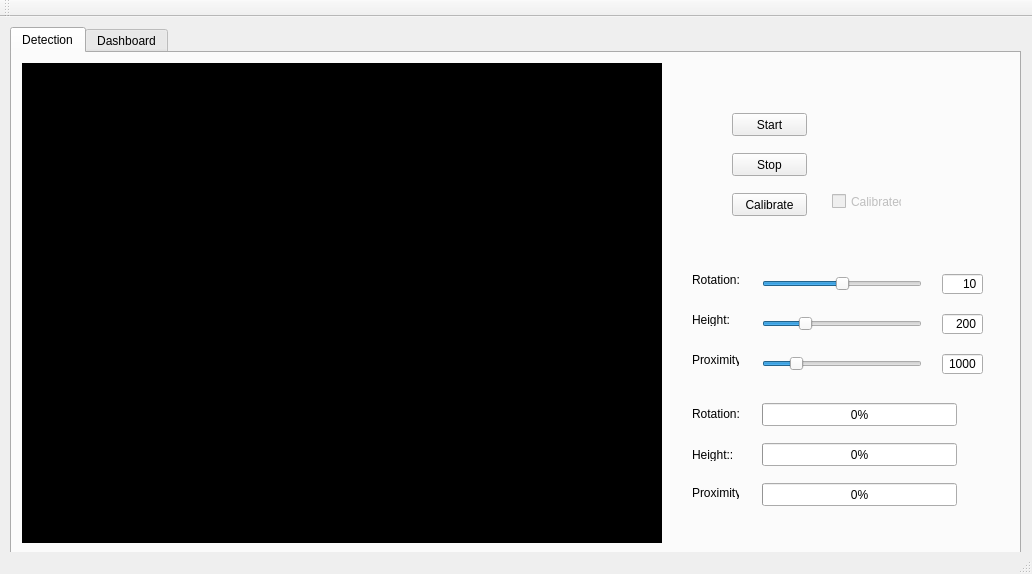
<?xml version="1.0" encoding="UTF-8"?>
<ui version="4.0">
 <class>MainWindow</class>
 <widget class="QMainWindow" name="MainWindow">
  <property name="geometry">
   <rect>
    <x>0</x>
    <y>0</y>
    <width>1032</width>
    <height>574</height>
   </rect>
  </property>
  <property name="windowTitle">
   <string>MainWindow</string>
  </property>
  <property name="windowIcon">
   <iconset resource="res.qrc">
    <normaloff>:/myappico.png</normaloff>:/myappico.png</iconset>
  </property>
  <property name="toolTipDuration">
   <number>3</number>
  </property>
  <widget class="QWidget" name="centralWidget">
   <widget class="QTabWidget" name="tabWidget">
    <property name="geometry">
     <rect>
      <x>10</x>
      <y>10</y>
      <width>1011</width>
      <height>531</height>
     </rect>
    </property>
    <property name="currentIndex">
     <number>0</number>
    </property>
    <widget class="QWidget" name="tab">
     <attribute name="title">
      <string>Detection</string>
     </attribute>
     <widget class="QPushButton" name="pushButton_Start">
      <property name="geometry">
       <rect>
        <x>720</x>
        <y>60</y>
        <width>75</width>
        <height>23</height>
       </rect>
      </property>
      <property name="text">
       <string>Start</string>
      </property>
     </widget>
     <widget class="QSlider" name="rotationThreshold">
      <property name="geometry">
       <rect>
        <x>750</x>
        <y>220</y>
        <width>160</width>
        <height>22</height>
       </rect>
      </property>
      <property name="minimum">
       <number>10</number>
      </property>
      <property name="maximum">
       <number>30</number>
      </property>
      <property name="value">
       <number>20</number>
      </property>
      <property name="orientation">
       <enum>Qt::Horizontal</enum>
      </property>
     </widget>
     <widget class="QLabel" name="label_2">
      <property name="geometry">
       <rect>
        <x>680</x>
        <y>260</y>
        <width>47</width>
        <height>13</height>
       </rect>
      </property>
      <property name="text">
       <string>Height:</string>
      </property>
     </widget>
     <widget class="QSlider" name="heightThreshold">
      <property name="geometry">
       <rect>
        <x>750</x>
        <y>260</y>
        <width>160</width>
        <height>22</height>
       </rect>
      </property>
      <property name="minimum">
       <number>100</number>
      </property>
      <property name="maximum">
       <number>500</number>
      </property>
      <property name="value">
       <number>200</number>
      </property>
      <property name="orientation">
       <enum>Qt::Horizontal</enum>
      </property>
     </widget>
     <widget class="QCheckBox" name="checkBox">
      <property name="enabled">
       <bool>false</bool>
      </property>
      <property name="geometry">
       <rect>
        <x>820</x>
        <y>140</y>
        <width>70</width>
        <height>17</height>
       </rect>
      </property>
      <property name="mouseTracking">
       <bool>true</bool>
      </property>
      <property name="text">
       <string>Calibrated</string>
      </property>
      <property name="checkable">
       <bool>true</bool>
      </property>
      <property name="checked">
       <bool>false</bool>
      </property>
     </widget>
     <widget class="QLabel" name="label_3">
      <property name="geometry">
       <rect>
        <x>680</x>
        <y>300</y>
        <width>47</width>
        <height>13</height>
       </rect>
      </property>
      <property name="text">
       <string>Proximity:</string>
      </property>
     </widget>
     <widget class="QSpinBox" name="heightDisplay">
      <property name="geometry">
       <rect>
        <x>930</x>
        <y>260</y>
        <width>41</width>
        <height>22</height>
       </rect>
      </property>
      <property name="alignment">
       <set>Qt::AlignRight|Qt::AlignTrailing|Qt::AlignVCenter</set>
      </property>
      <property name="readOnly">
       <bool>true</bool>
      </property>
      <property name="buttonSymbols">
       <enum>QAbstractSpinBox::NoButtons</enum>
      </property>
      <property name="minimum">
       <number>100</number>
      </property>
      <property name="maximum">
       <number>500</number>
      </property>
      <property name="value">
       <number>200</number>
      </property>
     </widget>
     <widget class="QSpinBox" name="proximityDisplay">
      <property name="geometry">
       <rect>
        <x>930</x>
        <y>300</y>
        <width>41</width>
        <height>22</height>
       </rect>
      </property>
      <property name="alignment">
       <set>Qt::AlignRight|Qt::AlignTrailing|Qt::AlignVCenter</set>
      </property>
      <property name="readOnly">
       <bool>true</bool>
      </property>
      <property name="buttonSymbols">
       <enum>QAbstractSpinBox::NoButtons</enum>
      </property>
      <property name="minimum">
       <number>100</number>
      </property>
      <property name="maximum">
       <number>5000</number>
      </property>
      <property name="value">
       <number>1000</number>
      </property>
     </widget>
     <widget class="QLabel" name="label">
      <property name="geometry">
       <rect>
        <x>680</x>
        <y>220</y>
        <width>47</width>
        <height>13</height>
       </rect>
      </property>
      <property name="text">
       <string>Rotation:</string>
      </property>
     </widget>
     <widget class="QPushButton" name="pushButton_Stop">
      <property name="geometry">
       <rect>
        <x>720</x>
        <y>100</y>
        <width>75</width>
        <height>23</height>
       </rect>
      </property>
      <property name="text">
       <string>Stop</string>
      </property>
     </widget>
     <widget class="QSlider" name="proximityThreshold">
      <property name="geometry">
       <rect>
        <x>750</x>
        <y>300</y>
        <width>160</width>
        <height>22</height>
       </rect>
      </property>
      <property name="minimum">
       <number>100</number>
      </property>
      <property name="maximum">
       <number>5000</number>
      </property>
      <property name="value">
       <number>1000</number>
      </property>
      <property name="orientation">
       <enum>Qt::Horizontal</enum>
      </property>
     </widget>
     <widget class="QSpinBox" name="rotationDisplay">
      <property name="geometry">
       <rect>
        <x>930</x>
        <y>220</y>
        <width>41</width>
        <height>22</height>
       </rect>
      </property>
      <property name="alignment">
       <set>Qt::AlignRight|Qt::AlignTrailing|Qt::AlignVCenter</set>
      </property>
      <property name="readOnly">
       <bool>true</bool>
      </property>
      <property name="buttonSymbols">
       <enum>QAbstractSpinBox::NoButtons</enum>
      </property>
      <property name="minimum">
       <number>10</number>
      </property>
      <property name="maximum">
       <number>30</number>
      </property>
     </widget>
     <widget class="QPushButton" name="pushButton_Calibrate">
      <property name="geometry">
       <rect>
        <x>720</x>
        <y>140</y>
        <width>75</width>
        <height>23</height>
       </rect>
      </property>
      <property name="styleSheet">
       <string notr="true"/>
      </property>
      <property name="text">
       <string>Calibrate</string>
      </property>
     </widget>
     <widget class="QLabel" name="label_displayFace">
      <property name="geometry">
       <rect>
        <x>10</x>
        <y>10</y>
        <width>640</width>
        <height>480</height>
       </rect>
      </property>
      <property name="palette">
       <palette>
        <active>
         <colorrole role="Button">
          <brush brushstyle="SolidPattern">
           <color alpha="255">
            <red>0</red>
            <green>0</green>
            <blue>0</blue>
           </color>
          </brush>
         </colorrole>
         <colorrole role="Base">
          <brush brushstyle="SolidPattern">
           <color alpha="255">
            <red>0</red>
            <green>0</green>
            <blue>0</blue>
           </color>
          </brush>
         </colorrole>
         <colorrole role="Window">
          <brush brushstyle="SolidPattern">
           <color alpha="255">
            <red>0</red>
            <green>0</green>
            <blue>0</blue>
           </color>
          </brush>
         </colorrole>
        </active>
        <inactive>
         <colorrole role="Button">
          <brush brushstyle="SolidPattern">
           <color alpha="255">
            <red>0</red>
            <green>0</green>
            <blue>0</blue>
           </color>
          </brush>
         </colorrole>
         <colorrole role="Base">
          <brush brushstyle="SolidPattern">
           <color alpha="255">
            <red>0</red>
            <green>0</green>
            <blue>0</blue>
           </color>
          </brush>
         </colorrole>
         <colorrole role="Window">
          <brush brushstyle="SolidPattern">
           <color alpha="255">
            <red>0</red>
            <green>0</green>
            <blue>0</blue>
           </color>
          </brush>
         </colorrole>
        </inactive>
        <disabled>
         <colorrole role="Button">
          <brush brushstyle="SolidPattern">
           <color alpha="255">
            <red>0</red>
            <green>0</green>
            <blue>0</blue>
           </color>
          </brush>
         </colorrole>
         <colorrole role="Base">
          <brush brushstyle="SolidPattern">
           <color alpha="255">
            <red>0</red>
            <green>0</green>
            <blue>0</blue>
           </color>
          </brush>
         </colorrole>
         <colorrole role="Window">
          <brush brushstyle="SolidPattern">
           <color alpha="255">
            <red>0</red>
            <green>0</green>
            <blue>0</blue>
           </color>
          </brush>
         </colorrole>
        </disabled>
       </palette>
      </property>
      <property name="styleSheet">
       <string notr="true">background-color: rgb(0, 0, 0);</string>
      </property>
      <property name="frameShape">
       <enum>QFrame::WinPanel</enum>
      </property>
      <property name="text">
       <string/>
      </property>
      <property name="alignment">
       <set>Qt::AlignCenter</set>
      </property>
     </widget>
     <widget class="QProgressBar" name="rotationBar">
      <property name="geometry">
       <rect>
        <x>750</x>
        <y>350</y>
        <width>195</width>
        <height>23</height>
       </rect>
      </property>
      <property name="value">
       <number>0</number>
      </property>
     </widget>
     <widget class="QProgressBar" name="heightBar">
      <property name="geometry">
       <rect>
        <x>750</x>
        <y>390</y>
        <width>195</width>
        <height>23</height>
       </rect>
      </property>
      <property name="value">
       <number>0</number>
      </property>
     </widget>
     <widget class="QProgressBar" name="proximityBar">
      <property name="geometry">
       <rect>
        <x>750</x>
        <y>430</y>
        <width>195</width>
        <height>23</height>
       </rect>
      </property>
      <property name="value">
       <number>0</number>
      </property>
     </widget>
     <widget class="QLabel" name="label_4">
      <property name="geometry">
       <rect>
        <x>680</x>
        <y>354</y>
        <width>47</width>
        <height>13</height>
       </rect>
      </property>
      <property name="text">
       <string>Rotation:</string>
      </property>
     </widget>
     <widget class="QLabel" name="label_5">
      <property name="geometry">
       <rect>
        <x>680</x>
        <y>395</y>
        <width>47</width>
        <height>13</height>
       </rect>
      </property>
      <property name="text">
       <string>Height::</string>
      </property>
     </widget>
     <widget class="QLabel" name="label_6">
      <property name="geometry">
       <rect>
        <x>680</x>
        <y>433</y>
        <width>47</width>
        <height>13</height>
       </rect>
      </property>
      <property name="text">
       <string>Proximity:</string>
      </property>
     </widget>
    </widget>
    <widget class="QWidget" name="tab_2">
     <attribute name="title">
      <string>Dashboard</string>
     </attribute>
     <widget class="QWidget" name="verticalLayoutWidget">
      <property name="geometry">
       <rect>
        <x>50</x>
        <y>20</y>
        <width>421</width>
        <height>211</height>
       </rect>
      </property>
      <layout class="QVBoxLayout" name="chart_1"/>
     </widget>
     <widget class="QWidget" name="verticalLayoutWidget_2">
      <property name="geometry">
       <rect>
        <x>530</x>
        <y>20</y>
        <width>421</width>
        <height>211</height>
       </rect>
      </property>
      <layout class="QVBoxLayout" name="chart_2"/>
     </widget>
    </widget>
   </widget>
   <widget class="QLabel" name="loading">
    <property name="geometry">
     <rect>
      <x>-1</x>
      <y>200</y>
      <width>1031</width>
      <height>151</height>
     </rect>
    </property>
    <property name="text">
     <string/>
    </property>
    <property name="textFormat">
     <enum>Qt::AutoText</enum>
    </property>
    <property name="alignment">
     <set>Qt::AlignBottom|Qt::AlignHCenter</set>
    </property>
   </widget>
  </widget>
  <widget class="QMenuBar" name="menuBar">
   <property name="geometry">
    <rect>
     <x>0</x>
     <y>0</y>
     <width>1032</width>
     <height>21</height>
    </rect>
   </property>
  </widget>
  <widget class="QToolBar" name="mainToolBar">
   <attribute name="toolBarArea">
    <enum>TopToolBarArea</enum>
   </attribute>
   <attribute name="toolBarBreak">
    <bool>false</bool>
   </attribute>
  </widget>
  <widget class="QStatusBar" name="statusBar"/>
 </widget>
 <layoutdefault spacing="6" margin="11"/>
 <resources>
  <include location="res.qrc"/>
 </resources>
 <connections/>
</ui>
